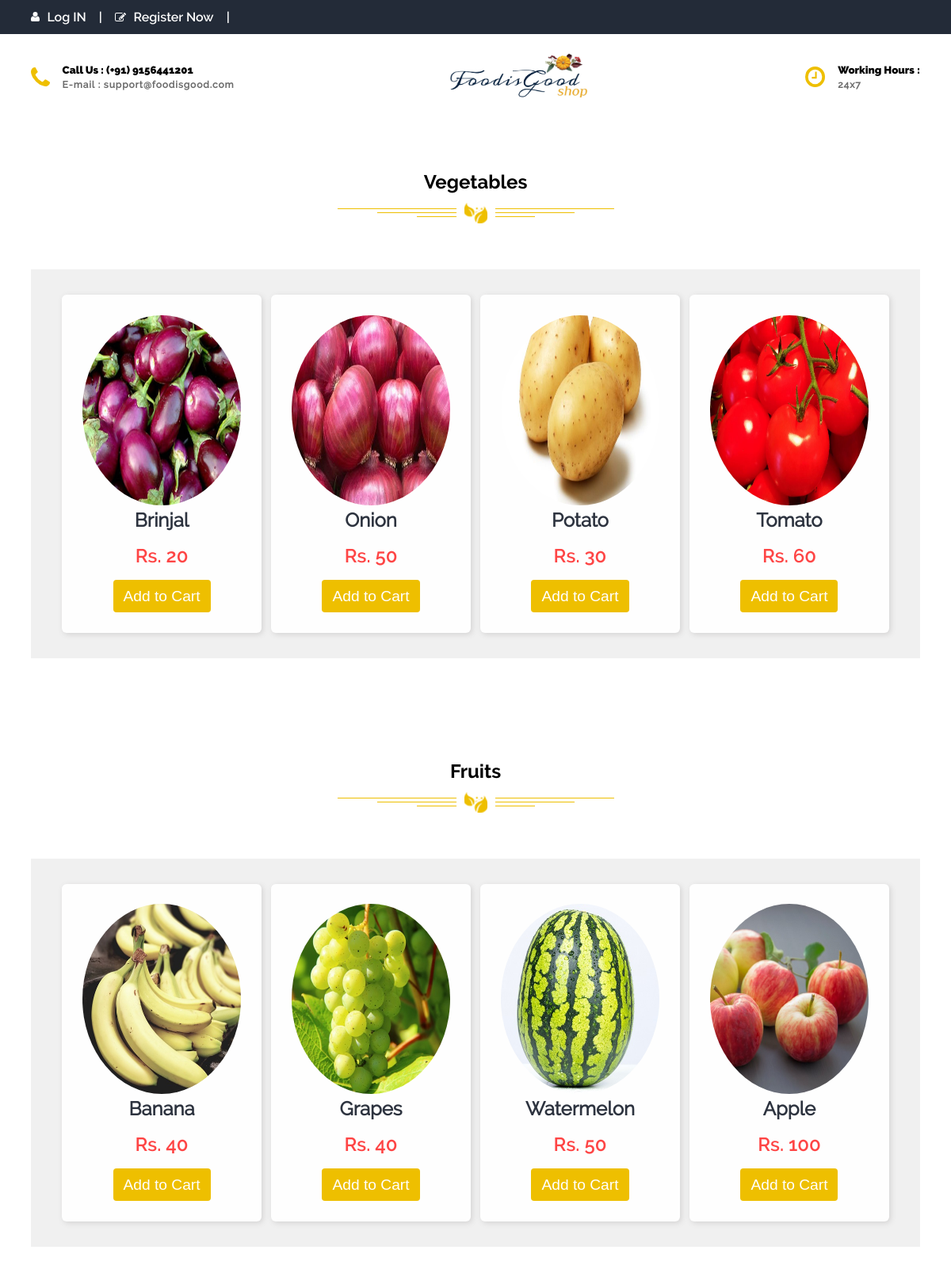
Page /products on the committed database.
### tables this page shows
CREATE TABLE product(
  product_id INTEGER PRIMARY KEY AUTOINCREMENT,
  product_name varchar(100) NOT NULL,
  product_price varchar(50) NOT NULL,
  image_url varchar(100) NOT NULL,
  category varchar(50) NOT NULL,
  total_quantity int NOT NULL
);

### app.py (the view)
@app.route('/products')
def products():
    try:
        username = session['username']
        user = database.get_user(username)
    except:
        user = None
    vegetables = database.get_vegetables()
    fruits = database.get_fruits()
    return render_template('allprod.html', vegetables=vegetables, fruits=fruits, user=user)

### database/database.py (called while the page is built)
def get_vegetables():
    try:
        conn = sqlite3.connect('data.db')
        query = "SELECT * FROM product WHERE category='Vegetables' ;"
        vegetables = conn.execute(query).fetchall()
        conn.close()
        print(vegetables)
        return vegetables
    except Exception as e:
        print(e)
        return None

def get_fruits():
    try:
        conn = sqlite3.connect('data.db')
        query = "SELECT * FROM product WHERE category='Fruits' ;"
        fruits = conn.execute(query).fetchall()
        conn.close()
        return fruits
    except:
        return None

### templates/allprod.html (shortened to what this page needs)
<!DOCTYPE html>
<html lang="en">
<head>
    <link rel="stylesheet" href="{{url_for('static', filename='css/style.css')}}">
    <link rel="stylesheet" href="{{url_for('static', filename='css/custom.css')}}">
</head>
<body>
    <header class="topbar">
      <div class="container flex justify-between items-center">
          <div class="auth flex justify-between items-center">
            {% if user %}
            <div>
              <img src="{{url_for('static', filename='icons/user-icon.svg')}}" alt="">
              Logged In As: {{user[4]}}
            </div>
              <span class="divider">|</span>
            <div>
              <a href="{{ url_for('cart')}}"><img src="{{url_for('static', filename='icons/cart.svg')}}" alt=""></a>
            </div>
              <span class="divider">|</span>
            <div>
              <a href="{{ url_for('my_orders')}}"><img src="{{url_for('static', filename='icons/bag-2.svg')}}" alt=""></a>
            </div>
              <span class="divider">|</span>
            <div>
              <a href="{{ url_for('logout')}}"><button class="btn btn-danger">Logout</button></a>
            </div>
            {% else %}
            <div>
              <img src="{{url_for('static', filename='icons/user-icon.svg')}}" alt="">
              <a href="{{ url_for('signin')}}">Log IN</a>
            </div>
            <span class="divider">|</span>
            <div>
              <img src="{{url_for('static', filename='icons/edit.svg')}}" alt="">
              <a href="{{ url_for('register')}}">Register Now</a>
            </div>
            <span class="divider">|</span>
            {% endif %}
        </div>
      </div>
  </header>
  <nav>
    <div class="top">
      <div class="container flex justify-between items-center">
        <div class="contact flex justify-between items-center">
          <img src="{{url_for('static', filename='icons/phone.svg')}}" alt="phone">
          <div>
            <h5>Call Us : (+91) 9156441201</h5>
            <h6>E-mail  : support@foodisgood.com </h6>
          </div>
        </div>
        <div class="logo">
            <a href="/">
          <img src="{{url_for('static', filename='images/logo.jpg')}}" height="56px" width="184px" alt="foodisgood logo">
            </a>
        </div>
        <div class="time flex items-center">
          <img src="{{url_for('static', filename='icons/clock.svg')}}" alt="phone">
          <div>
            <h5>Working Hours :</h5>
            <h6>24x7</h6>
          </div>
        </div>
      </div>
    </div>
  </nav>
    <section class="products">
        <div class="container">
            <h2 class="section-heading">Vegetables</h2>
            <div class="row flex-1">
                {% for vegetable in vegetables %}
                <div class="prod-card margin-right">
                    <div class="imgbx">
                        <center>
                        {% if vegetable[1] == 'Tomato' %}
                        <img src="{{url_for('static', filename='images/tomato.jpg')}}" alt="" width="200" height="100">
                        {% elif vegetable[1] == 'Potato' %}
                        <img src="{{url_for('static', filename='images/potato.jpg')}}" alt="" width="200" height="100">
                        {% elif vegetable[1] == 'Onion' %}
                        <img src="{{url_for('static', filename='images/onion.jpg')}}" alt="" width="200" height="100">
                        {% elif vegetable[1] == 'Brinjal' %}
                        <img src="{{url_for('static', filename='images/brinjal.jpg')}}" alt="" width="200" height="100">
                        {% elif vegetable[1] == 'Spinach' %}
                        <img src="{{url_for('static', filename='images/spinach.jpg')}}" alt="" width="200" height="100">
                        {% endif %}
                        </center>
                    </div>
                    <div class="prod-desc">
                        <h2 class="margin-bottom">{{vegetable[1]}}</h2>
                    </div>
                    <div class="prod-price">
                        <h4>Rs. {{vegetable[2]}}</h4>
                    </div>
                    <div class="button">
                        <a href="{{url_for('add_to_cart', id=vegetable[0])}}">
                            <center><button class="btn btn-primary">Add to Cart</button></center>
                        </a>
                    </div>
                </div>
                {% endfor %}
            </div>
        </div>
    </section>
    <section class="products">
        <div class="container">
            <h2 class="section-heading">Fruits</h2>
            <div class="row flex-1">
                {% for fruit in fruits %}
                <div class="prod-card margin-right">
                    <div class="imgbx">
                        <center>
                        {% if fruit[1] == 'Apple' %}
                        <img src="{{url_for('static', filename='images/apple.jpg')}}" alt="" width="200" height="100">
                        {% elif fruit[1] == 'Banana' %}
                        <img src="{{url_for('static', filename='images/banana.jpg')}}" alt="" width="200" height="100">
                        {% elif fruit[1] == 'Grapes' %}
                        <img src="{{url_for('static', filename='images/grapes.jpg')}}" alt="" width="200" height="100">
                        {% elif fruit[1] == 'Watermelon' %}
                        <img src="{{url_for('static', filename='images/watermelon.jpg')}}" alt="" width="200" height="100">
                        {% endif %}
                        </center>
                    </div>
                    <div class="prod-desc">
                        <h2 class="margin-bottom">{{fruit[1]}}</h2>
                    </div>
                    <div class="prod-price">
                        <h4>Rs. {{fruit[2]}}</h4>
                    </div>
                    <div class="button">
                        <a href="{{url_for('add_to_cart', id=fruit[0])}}">
                            <center><button class="btn btn-primary">Add to Cart</button></center>
                        </a>
                    </div>
                </div>
                {% endfor %}
            </div>
        </div>
    </section>
</body>
</html>

### static/css/style.css (style rules this page uses)
:root { --primary:#EEBF00; --secondary:#232b38; --ternary:#6c6c6c; --danger:#fe4545; --pure:#fefefe; --light:#f0f0f0; --heaven:#ffffff; --footer:#2d333f; }
* { padding: 0; margin: 0; box-sizing: border-box; }
body { -webkit-font-smoothing:antialiased; font-family: "Raleway-regular"; }
.container { width: 100%; padding: 0 15px; margin: 0 auto; }
@media (min-width:576px) { .container { max-width: 540px; } }
@media (min-width:768px) { .container { max-width: 720px; } }
@media (min-width:992px) { .container { max-width: 960px; } }
@media (min-width:1200px) { .container { max-width: 1152px; } }
header.topbar { background-color: var(--secondary); color: var(--pure); font-family: "Raleway-semibold"; padding: 0.75rem 0; }
header.topbar .auth > div a { color:var(--pure); text-decoration: none; }
header.topbar .auth .divider { padding: 0 1rem; }
header.topbar .auth > div img { margin-right: 0.35rem; }
.flex { display: flex; }
.justify-between { justify-content: space-between; }
.items-center { align-items: center; }
.btn { padding: 0.50rem 0.75rem; border-radius: 4px; border: none; line-height: 0.8; font-size: 1.2rem; cursor: pointer; transition: 0.3s all ease; }
.btn-primary { background-color: var(--primary); color: var(--heaven); }
.section-heading { font-family: "Raleway-bold"; text-align: center; position: relative; margin-bottom: 6rem; }
.section-heading::after { content: ''; display: block; width: 100%; height: 30px; background: url(../icons/hr.svg)no-repeat center; position: absolute; bottom: -40px; }
.flex-1 { flex: 1; }
nav .top { padding: 1.5rem 0; }
nav .top .contact h5, nav .top .time h5 { font-family: "Raleway-black"; margin-bottom: 0.25rem; }
nav .top .contact h6, nav .top .time h6 { font-family: "Raleway-medium"; letter-spacing: 0.055rem; font-size: 0.75rem; color: var(--ternary); }
nav .top .contact img,nav .top .time img { margin-right: 1rem; }
.btn { padding: 0.75rem 0.75rem; border-radius: 4px; line-height: 0.8; font-size: 1.2rem; cursor: pointer; transition: 0.3s all ease; border: 1px solid transparent; }
section { padding: 4rem 0; }

### rows in the picture
product: product_name "Brinjal", product_price "20"
product: product_name "Onion", product_price "50"
product: product_name "Potato", product_price "30"
product: product_name "Tomato", product_price "60"
product: product_name "Banana", product_price "40"
product: product_name "Grapes", product_price "40"
product: product_name "Watermelon", product_price "50"
product: product_name "Apple", product_price "100"
